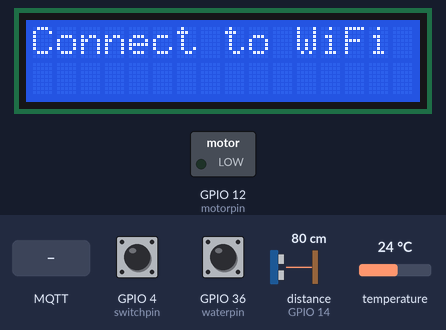
Bench run of a sketch on a simulated ESP32. On the bench: 16×2 character LCD, switched loads named in the sketch (green lamp = pin HIGH). The inputs (shaded band) are chosen by the test bench; at power-on: temperature 24 °C, GPIO 36 (waterpin) HIGH, GPIO 4 (switchpin) HIGH, distance to the obstacle (sensor on GPIO 14) 80 cm. The echo pulse lasts 58.3 µs per cm; WiFi joins after 1.5 s; servers stay silent unless stated; network time is answered at once with the bench clock; the local clock reads 2024-03-15 10:24:30 at power-on unless the sketch sets it; no MQTT or app messages arrive unless stated; pins used as bus, display or sensor lines are not drawn; what the sketch prints to the serial monitor is not drawn.

Above: at 2.8 s.
2.9 s: MQTT message "0" arrives on the first subscribed topic
At 7.3 s:
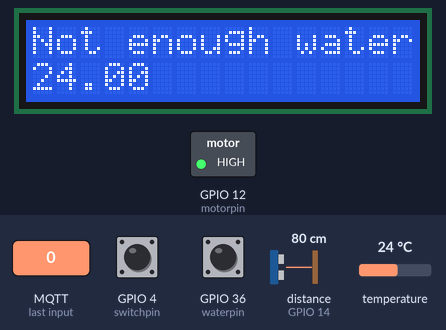
8.0 s: MQTT message "5" arrives on the first subscribed topic
At 11.3 s:
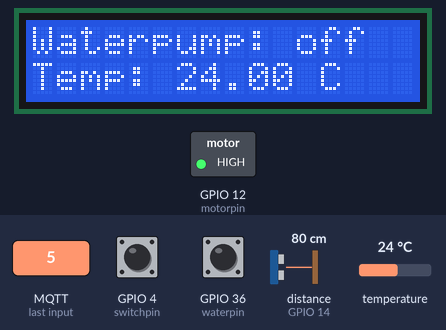
13.1 s: temperature set to 12 °C
At 14.4 s:
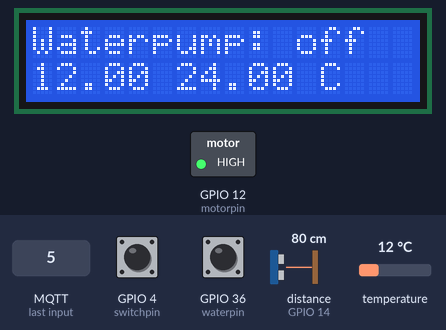
14.7 s: GPIO 36 (waterpin) pulled LOW for 3.2 s
At 18.1 s:
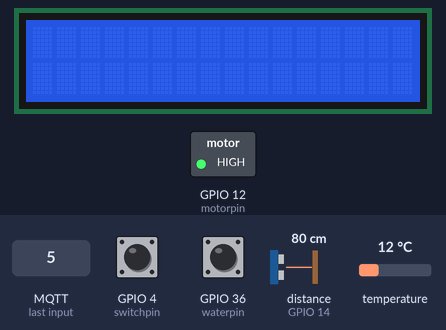
21.6 s: temperature set to 19 °C
At 23.2 s:
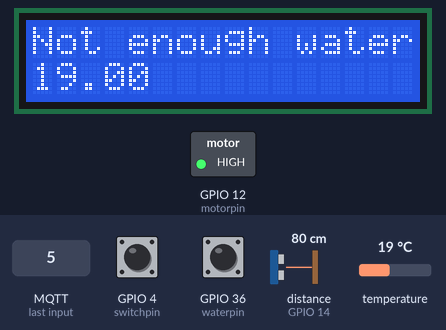
24.1 s: temperature set to 28 °C
At 26.6 s:
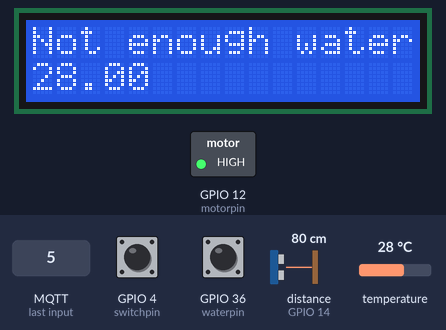
Timing chart, 0 to 27.7 s (numbered marks = the images above; inputs shaded):
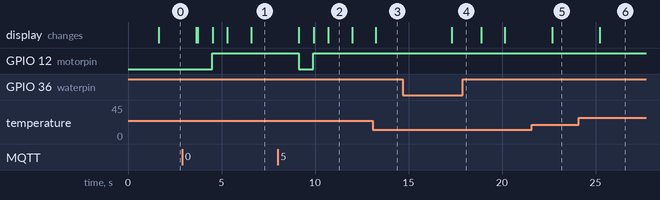

Measured:
- after the input at 2.9 s, GPIO 12 (motorpin): LOW → HIGH after 1.6 s; the display: first differs from a run without the input after 0.83 s (image 1 shows a later state)
- after the input at 8.0 s, GPIO 12 (motorpin): HIGH → LOW after 1.1 s, → HIGH 0.79 s later; the display: first changes after 1.1 s (image 2 shows a later state)
- after the input at 13.1 s, the display: changes after 0.15 s (image 3)
- after the input at 14.7 s, the display: changes after 2.6 s (image 4)
- after the input at 21.6 s, the display: changes after 1.1 s (image 5)
- after the input at 24.1 s, the display: changes after 1.1 s (image 6)
- what the display in image 2 shows lasts 1.3 s, from 10.7 s to 12.0 s

The sketch:

main.ino
```cpp
#include <PubSubClient.h>
#include <OneWire.h>
#include <DallasTemperature.h>
#include <iostream>
#include <string>  // for string and to_string()
#include <LiquidCrystal_I2C.h>
#include <iostream>
#include <ctime>

#include "network_lib.h"
#include "motor.h"
#include "distancesensor.h"
#include "responsedto.h"
#include "errormessage_dto.h"
#include "timemanager.h"
#define SOUND_SPEED 0.034

const int deviceId = 1;

const int switchpin = 4;
const int waterpin = 36;

int switchstate = 0;
int stateChanged = 0;

//Temperature sensor
float tempC;  // temperature in Celsius
const int tempsensor = 13;
OneWire oneWire(tempsensor);
DallasTemperature DS18B20(&oneWire);
float maxRuntemp = 30.0;


//Wifi and broker connection
const char* ssid = "Ane";
const char* password = "qwertyuiop";
const char* mqttServer = "mqtt.flespi.io";
const int mqttPort = 1883;
const char* mqttUser = "FlespiToken R7ioy0LLhLzMw0pAUsadQ5tH67LS44a4ne21Uc5g3x80x44t7WIyab0GQ9XkFuFP";
const char* mqttPassword = "";

//Make the subscribe toppic
const std::string subscribeingtopic = "catfountain/clientrequests/" + std::to_string(deviceId);
const char* subTopic = subscribeingtopic.c_str();

//Make the publish topic
const char* pubTopic = "catfountain/waterstate";
const char* pubErrorTopic = "catfountain/error";

DeviceReadingsDto readings;
TimeManager timeManager(ssid, password);


WiFiClient espClient;
PubSubClient client(espClient);

unsigned long startMillis;
unsigned long currentMillis;

//The motor instance
long onTimeForMotor = 10000;  //In milliseconds
bool isMotorOnNow = false;
const int motorpin = 12;
Motor motor(motorpin);

//The distance sensor
const int distSensorEcho = 14;
const int distSensorTrig = 15;
DistanceSensor distSensor(distSensorEcho, distSensorTrig);

// set the LCD number of columns and rows
int lcdColumns = 16;
int lcdRows = 2;

// set LCD address, number of columns and rows
// if you don't know your display address, run an I2C scanner sketch
LiquidCrystal_I2C lcd(0x27, lcdColumns, lcdRows);

bool conditionsAreMet = true;

void setup() {
  Serial.begin(115200);
  // initialize LCD
  lcd.init();
  // turn on LCD backlight
  lcd.backlight();
  printToLCD("Device on", 0);
  printToLCD("Searching Wifi", 1);

  timeManager.begin();
  pinMode(switchpin, INPUT_PULLUP);
  pinMode(waterpin, INPUT_PULLUP);
  DS18B20.begin();         // initialize the DS18B20 sensor
  startMillis = millis();  //initial start time
}


void loop() {
  //Keeps connection open, for incomming brokermessages
  if (!client.connected()) {
    connectToBroker();
  }
  client.loop();

  //Make sure, there is water
  if (digitalRead(waterpin) == HIGH) {

    ErrorReadingsDto errorReading;
    errorReading.unacceptableWaterheight = true;
    handleError(errorReading, "Not enough water");
  }
  //Make sure the water temp is not too high
  else if (getTempperatur() > maxRuntemp) {

    ErrorReadingsDto errorReading;
    errorReading.waterTooHot = true;
    handleError(errorReading, "Water is too hot");

  }
  //Check for temerature sensor faliure
  else if (getTempperatur() < -30.0) {
    ErrorReadingsDto errorReading;
    errorReading.temperatureSensorError = true;
    handleError(errorReading, "Temp sensor fail");

  }

  //ALL the conditions have been met
  else {
    if (!conditionsAreMet) {
      lcd.clear();
      conditionsAreMet = true;
    }

    switchstate = digitalRead(switchpin);

    //Monitor the cats distance to the device and listen for buttonpres
    if (distSensor.measureDistanceInCM() < 5 || switchstate == LOW) {
      turnOnMotor();
    }
  }
  currentMillis = millis();  //get the current "time" (The number of milliseconds since the program started)

  //If motor is turned on and, it has been for the value of onTimeForMotor, then turn off
  if (currentMillis - startMillis >= onTimeForMotor && motor.ison()) {
    turnOffMotor();
  }
}

void turnOffMotor() {
  motor.off();
  statechanged(pubTopic, motor.ison());
  startMillis = currentMillis;
}
void turnOnMotor() {
  motor.on();
  startMillis = currentMillis;
  if (motor.ison() != isMotorOnNow) {
    statechanged(pubTopic, motor.ison());
  }
}

void printToLCD(String message, int displaycolum) {
  lcd.setCursor(0, displaycolum);
  // print message to LCD
  lcd.print(message);
}


void statechanged(const char* topic, bool isOn) {
  lcd.clear();
  if (isOn) {
    printToLCD("Waterpump: on", 0);
  } else {
    printToLCD("Waterpump: off", 0);
  }
  printToLCD("Temp: " + String(getTempperatur()) + " C", 1);


  isMotorOnNow = isOn;
  std::string currentTime = timeManager.getCurrentTime();  //gets current real time

  SensorDto reading;
  reading.MotorValue = isOn;
  reading.TemperatureValue = tempC;
  reading.TimeStamp = currentTime;
  //Add the reading
  readings.DeviceData.push_back(reading);

  //Topic is ready, here we create the payload to send the object
  DeviceData deviceData(deviceId, readings);
  std::string jsonString = deviceData.toJsonString();

  sendDataToBroker(topic, jsonString.c_str());
  //clear all readings
  readings.DeviceData.clear();
}

float getTempperatur() {
  DS18B20.requestTemperatures();       // send the command to get temperatures
  tempC = DS18B20.getTempCByIndex(0);  // read temperature in °C
  return tempC;
}

void publishError(ErrorReadingsDto errorReading) {
  std::string currentTime = timeManager.getCurrentTime();  //gets current real time
  errorReading.TimeStamp = currentTime;
  ErrorData errorData(deviceId, errorReading);
  std::string jsonString = errorData.toJsonString();
  sendDataToBroker(pubErrorTopic, jsonString.c_str());
}

//For publishing
void sendDataToBroker(const char* topic, const char* payload) {
  client.publish(topic, payload);
}

void connectToBroker() {
  // Ensure WiFi is connected
  if (WiFi.status() != WL_CONNECTED) {
    lcd.clear();
    printToLCD("Connect to WiFi", 0);
    connectWifi(ssid, password);
    lcd.clear();
  }

  // Connect to the MQTT broker
  client.setServer(mqttServer, mqttPort);
  client.setCallback(callback);

  while (!client.connected()) {
    Serial.println("Connecting to MQTT...");

    if (client.connect("ESP32Client", mqttUser, mqttPassword)) {
      Serial.println("connected");

      //Setting the subscribe topic
      client.subscribe(subTopic);

    } else {
      Serial.print("failed with state ");
      Serial.print(client.state());
      delay(2000);
    }
  }
}

// For subscribing
void callback(char* topic, byte* payload, unsigned int length) {
  // Convert byte* to char*
  char* str = reinterpret_cast<char*>(payload);

  // Convert the string to an integer using std::atoi
  int seconds = std::atoi(str);
  Serial.print(seconds);
  onTimeForMotor = seconds * 1000;
  turnOnMotor();
}

void handleError(ErrorReadingsDto errorReading, char* message) {
  if (motor.ison()) {
    turnOffMotor();
  }

  if (conditionsAreMet) {
    lcd.clear();
    conditionsAreMet = false;
    publishError(errorReading);

    printToLCD(message, 0);
  }
  delay(500);
  printToLCD(String(getTempperatur()), 1);
}
```

distancesensor.cpp
```cpp
#include "Arduino.h"
#include "distancesensor.h"

#define SOUND_SPEED 0.034

float distanceCm;
long duration;

DistanceSensor::DistanceSensor(byte echopin, byte trigpin) {
  this->echopin = echopin;
  this->trigpin = trigpin;
  init();
}
void DistanceSensor::init(){
  pinMode(trigpin, OUTPUT);
  pinMode(echopin, INPUT);
}

float DistanceSensor::measureDistanceInCM() {
  // Clears the trigPin
  digitalWrite(trigpin, LOW);
  delayMicroseconds(2);
  // Sets the trigPin on HIGH state for 10 micro seconds
  digitalWrite(trigpin, HIGH);
  delayMicroseconds(10);
  digitalWrite(trigpin, LOW);

  duration = pulseIn(echopin, HIGH);
  distanceCm = duration * SOUND_SPEED / 2;
  return distanceCm;
}
```

distancesensor.h
```cpp
#ifndef DISTANCESENSOR_H
#define DISTANCESENSOR_H

#include <Arduino.h>

class DistanceSensor {

  private:
    byte echopin;
    byte trigpin;

  public:
    // Setup pins and call init()
    DistanceSensor(byte echopin, byte trigpin);
    void init();
    float measureDistanceInCM();
};

#endif
```

errormessage_dto.cpp
```cpp
#include "errormessage_dto.h"

// Constructor definition
ErrorData::ErrorData(int deviceId, const ErrorReadingsDto& error)
  : deviceId(deviceId), error(error) {}

// Method to convert device data to JSON string
std::string ErrorData::toJsonString() const {
  std::stringstream ss;
  ss << "{\n";
  ss << "  \"DeviceId\": " << deviceId << ",\n";
  ss << "  \"ErrorData\": {\n";
  ss << "    \"WaterisTooHot\": " << error.waterTooHot << ",\n";
  ss << "    \"TemperaturSensorError\": " << error.temperatureSensorError << ",\n";
  ss << "    \"NotEnoughWater\": " << error.unacceptableWaterheight << ",\n";
  ss << "    \"TimeStamp\": \"" << error.TimeStamp << "\"\n";
  ss << "  }\n";
  ss << "}\n";
  return ss.str();
}
```

errormessage_dto.h
```cpp
#ifndef ERRORMESSAGEDTO_H
#define ERRORMESSAGEDTO_H

#include <string>
#include <vector>
#include <sstream>

// Device readings data structure
struct ErrorReadingsDto {
    bool waterTooHot;
    bool temperatureSensorError;
    bool unacceptableWaterheight;
    std::string TimeStamp;
    // Constructor with default values

    ErrorReadingsDto()
        : waterTooHot(false),
          temperatureSensorError(false),
          unacceptableWaterheight(false),
          TimeStamp("1970-01-01T00:00:00Z") {}
};

// Device data class
class ErrorData {
public:
    ErrorData(int deviceId, const ErrorReadingsDto& error);
    std::string toJsonString() const;

private:
    int deviceId;
    ErrorReadingsDto error;
};

#endif
```

motor.cpp
```cpp
#include "motor.h"

Motor::Motor(byte pin) {
  this->pin = pin;
  init();
}

void Motor::init() {
  pinMode(pin, OUTPUT);
  off();
  this->isMotorOn = false;
}

bool Motor::ison(){
  return this->isMotorOn;
}

void Motor::on() {
  digitalWrite(pin, LOW);
  this->isMotorOn = true;
}

void Motor::off() {
  digitalWrite(pin, HIGH);
  this->isMotorOn = false;
}
```

motor.h
```cpp
#ifndef MOTOR_H
#define MOTOR_H

#include <Arduino.h>

class Motor {

  private:
    byte pin;
    bool isMotorOn;

  public:
    // Setup pin motor and call init()
    Motor(byte pin);

    // Setup the pin motor as OUTPUT
    // and power off the motor - default state
    void init();

    bool ison();

    // Power on the motor
    void on();

    // Power off the motor
    void off();
};

#endif
```

network_lib.cpp
```cpp
#include "network_lib.h"

void connectWifi(const char* ssid, const char* password) {
  WiFi.begin(ssid, password);

  while (WiFi.status() != WL_CONNECTED) {
    delay(1000);
    Serial.println("Connecting to WiFi..");
  }

  Serial.println("Connected to the WiFi network");
}
```

network_lib.h
```cpp
#ifndef NETWORK_LIBRARY_H
#define NETWORK_LIBRARY_H


#include <PubSubClient.h>
#include <WiFi.h>
#include <Arduino.h>

void connectWifi(const char* ssid, const char* password);

#endif
```

responsedto.cpp
```cpp
#include "responsedto.h"

// Constructor definition
DeviceData::DeviceData(int deviceId, const DeviceReadingsDto& data) : deviceId(deviceId), data(data) {}

// Method to convert device data to JSON string
std::string DeviceData::toJsonString() const {
    std::stringstream ss;
    ss << "{\n";
    ss << "  \"DeviceId\": " << deviceId << ",\n";
    ss << "  \"Data\": {\n";
    ss << "    \"DeviceData\": [\n";
    serializeSensorArray(ss, data.DeviceData);
    ss << "    ]\n";
    ss << "  }\n";
    ss << "}\n";
    return ss.str();
}

// Helper method to serialize sensor array to JSON format
void DeviceData::serializeSensorArray(std::stringstream& ss, const std::vector<SensorDto>& sensors) const {
    bool isFirst = true;
    for (const auto& sensor : sensors) {
        if (!isFirst) {
            ss << ",\n";
        }
        isFirst = false;
        ss << "      {\n";
        ss << "        \"MotorValue\": " << sensor.MotorValue << ",\n";
        ss << "        \"TemperatureValue\": " << sensor.TemperatureValue << ",\n";
        ss << "        \"TimeStamp\": \"" << sensor.TimeStamp << "\"\n";
        ss << "      }";
    }
    ss << "\n";
}
```

responsedto.h
```cpp
#ifndef RESPONSEDTO_H
#define RESPONSEDTO_H

#include <string>
#include <vector>
#include <sstream>

// Sensor data structure
struct SensorDto {
    double MotorValue;
    double TemperatureValue;
    std::string TimeStamp;
};

// Device readings data structure
struct DeviceReadingsDto {
    std::vector<SensorDto> DeviceData;
};

// Device data class
class DeviceData {
public:
    DeviceData(int deviceId, const DeviceReadingsDto& data);

    std::string toJsonString() const;

private:
    int deviceId;
    DeviceReadingsDto data;

    void serializeSensorArray(std::stringstream& ss, const std::vector<SensorDto>& sensors) const;
};

#endif
```

timemanager.cpp
```cpp
#include "timemanager.h"
#include <RTClib.h>

TimeManager::TimeManager(const char* ssid, const char* password)
  : _ssid(ssid), _password(password), _timeClient(_ntpUDP, "pool.ntp.org", GMT_OFFSET_SECONDS) {}

void TimeManager::begin() {
  // Connect to Wi-Fi
  Serial.println("Connecting to WiFi...for time");
  WiFi.begin(_ssid, _password);
  while (WiFi.status() != WL_CONNECTED) {
    delay(500);
    Serial.print(".");
  }
  Serial.println("\nConnected to WiFi network");

  // Initialize and update NTP client
  _timeClient.begin();
  if (_timeClient.update()) {
    Serial.println("NTP time updated successfully");
  } else {
    Serial.println("Failed to update NTP time");
  }

  // Disconnect Wi-Fi
  WiFi.disconnect(true);
  Serial.println("Disconnected from WiFi");
}

std::string TimeManager::getCurrentTime() {
  // Get current time
  time_t now = _timeClient.getEpochTime();

  if (now == 0) {
    Serial.println("Failed to get the current time from NTP");
    return "1970-01-01 00:00:00";
  }

  // Convert time to struct tm
  struct tm* timeinfo;
  timeinfo = localtime(&now);

  // Create a buffer for the newly formatted timestamp
  char buffer[40];  // the buffer value is 40 to make sure it contains the formatted timestamp

  // Format timestamp
  strftime(buffer, sizeof(buffer), "%Y-%m-%d %H:%M:%S", timeinfo);

  // Convert buffer to std::string and return it
  return std::string(buffer);
}
```

timemanager.h
```cpp
#ifndef TIMEMANAGER_H
#define TIMEMANAGER_H

#include <WiFi.h>
#include <NTPClient.h>
#include <WiFiUdp.h>

const long GMT_OFFSET_SECONDS = 7200; // GMT offset (in seconds)

class TimeManager {
public:
    TimeManager(const char* ssid, const char* password);
    void begin();
    std::string getCurrentTime();

private:
    const char* _ssid;
    const char* _password;
    WiFiUDP _ntpUDP;
    NTPClient _timeClient;
};

#endif
```
